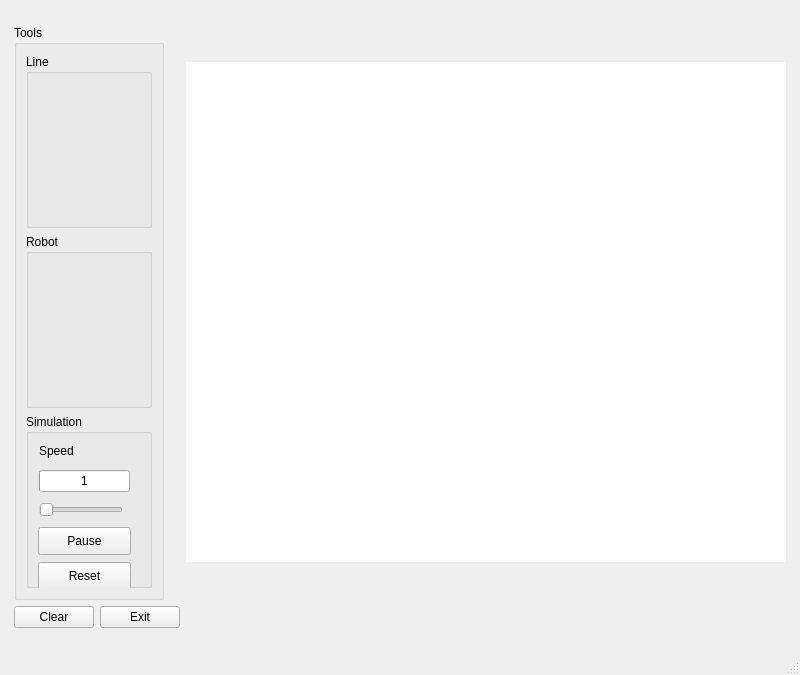
<?xml version="1.0" encoding="UTF-8"?>
<ui version="4.0">
 <class>MainWindow</class>
 <widget class="QMainWindow" name="MainWindow">
  <property name="geometry">
   <rect>
    <x>0</x>
    <y>0</y>
    <width>800</width>
    <height>675</height>
   </rect>
  </property>
  <property name="sizePolicy">
   <sizepolicy hsizetype="Fixed" vsizetype="Fixed">
    <horstretch>0</horstretch>
    <verstretch>0</verstretch>
   </sizepolicy>
  </property>
  <property name="minimumSize">
   <size>
    <width>800</width>
    <height>675</height>
   </size>
  </property>
  <property name="maximumSize">
   <size>
    <width>800</width>
    <height>675</height>
   </size>
  </property>
  <property name="windowTitle">
   <string>Line Robots</string>
  </property>
  <widget class="QWidget" name="centralwidget">
   <layout class="QGridLayout" name="gridLayout_3">
    <item row="0" column="0">
     <layout class="QGridLayout" name="gridLayout_2">
      <item row="0" column="1">
       <widget class="QGraphicsView" name="canvas">
        <property name="sizePolicy">
         <sizepolicy hsizetype="Expanding" vsizetype="Expanding">
          <horstretch>0</horstretch>
          <verstretch>0</verstretch>
         </sizepolicy>
        </property>
        <property name="minimumSize">
         <size>
          <width>600</width>
          <height>500</height>
         </size>
        </property>
        <property name="maximumSize">
         <size>
          <width>600</width>
          <height>500</height>
         </size>
        </property>
        <property name="frameShape">
         <enum>QFrame::NoFrame</enum>
        </property>
        <property name="frameShadow">
         <enum>QFrame::Plain</enum>
        </property>
        <property name="lineWidth">
         <number>0</number>
        </property>
       </widget>
      </item>
      <item row="0" column="0">
       <widget class="QGroupBox" name="toolBox">
        <property name="sizePolicy">
         <sizepolicy hsizetype="Fixed" vsizetype="Fixed">
          <horstretch>0</horstretch>
          <verstretch>0</verstretch>
         </sizepolicy>
        </property>
        <property name="minimumSize">
         <size>
          <width>150</width>
          <height>575</height>
         </size>
        </property>
        <property name="maximumSize">
         <size>
          <width>150</width>
          <height>575</height>
         </size>
        </property>
        <property name="title">
         <string>Tools</string>
        </property>
        <layout class="QVBoxLayout" name="verticalLayout_10">
         <item>
          <widget class="QGroupBox" name="lineTools">
           <property name="title">
            <string>Line</string>
           </property>
           <layout class="QGridLayout" name="gridLayout_5">
            <item row="0" column="0">
             <widget class="LineMenu" name="lineMenu">
              <property name="autoFillBackground">
               <bool>false</bool>
              </property>
              <property name="frameShape">
               <enum>QFrame::NoFrame</enum>
              </property>
              <property name="frameShadow">
               <enum>QFrame::Plain</enum>
              </property>
              <property name="lineWidth">
               <number>0</number>
              </property>
              <property name="midLineWidth">
               <number>0</number>
              </property>
             </widget>
            </item>
           </layout>
          </widget>
         </item>
         <item>
          <widget class="QGroupBox" name="robotTools">
           <property name="title">
            <string>Robot</string>
           </property>
           <layout class="QGridLayout" name="gridLayout_7">
            <item row="0" column="0">
             <widget class="RobotMenu" name="robotMenu">
              <property name="frameShape">
               <enum>QFrame::NoFrame</enum>
              </property>
              <property name="frameShadow">
               <enum>QFrame::Plain</enum>
              </property>
              <property name="lineWidth">
               <number>0</number>
              </property>
             </widget>
            </item>
           </layout>
          </widget>
         </item>
         <item>
          <widget class="QGroupBox" name="simTools">
           <property name="title">
            <string>Simulation</string>
           </property>
           <widget class="QPushButton" name="pauseButton">
            <property name="geometry">
             <rect>
              <x>12</x>
              <y>113</y>
              <width>93</width>
              <height>28</height>
             </rect>
            </property>
            <property name="text">
             <string>Pause</string>
            </property>
           </widget>
           <widget class="QPushButton" name="resetButton">
            <property name="geometry">
             <rect>
              <x>12</x>
              <y>148</y>
              <width>93</width>
              <height>28</height>
             </rect>
            </property>
            <property name="text">
             <string>Reset</string>
            </property>
           </widget>
           <widget class="QLabel" name="label_3">
            <property name="geometry">
             <rect>
              <x>13</x>
              <y>29</y>
              <width>51</width>
              <height>16</height>
             </rect>
            </property>
            <property name="sizePolicy">
             <sizepolicy hsizetype="Fixed" vsizetype="Fixed">
              <horstretch>0</horstretch>
              <verstretch>0</verstretch>
             </sizepolicy>
            </property>
            <property name="text">
             <string>Speed</string>
            </property>
            <property name="margin">
             <number>0</number>
            </property>
           </widget>
           <widget class="QWidget" name="layoutWidget">
            <property name="geometry">
             <rect>
              <x>13</x>
              <y>52</y>
              <width>101</width>
              <height>55</height>
             </rect>
            </property>
            <layout class="QVBoxLayout" name="verticalLayout">
             <item>
              <widget class="QProgressBar" name="progressBar">
               <property name="sizePolicy">
                <sizepolicy hsizetype="Fixed" vsizetype="Fixed">
                 <horstretch>0</horstretch>
                 <verstretch>0</verstretch>
                </sizepolicy>
               </property>
               <property name="minimum">
                <number>1</number>
               </property>
               <property name="maximum">
                <number>15</number>
               </property>
               <property name="value">
                <number>1</number>
               </property>
               <property name="format">
                <string>%v</string>
               </property>
              </widget>
             </item>
             <item>
              <widget class="QSlider" name="speed">
               <property name="sizePolicy">
                <sizepolicy hsizetype="Fixed" vsizetype="Fixed">
                 <horstretch>0</horstretch>
                 <verstretch>0</verstretch>
                </sizepolicy>
               </property>
               <property name="minimum">
                <number>1</number>
               </property>
               <property name="maximum">
                <number>15</number>
               </property>
               <property name="orientation">
                <enum>Qt::Horizontal</enum>
               </property>
              </widget>
             </item>
            </layout>
           </widget>
          </widget>
         </item>
        </layout>
       </widget>
      </item>
      <item row="1" column="1">
       <widget class="QWidget" name="statusBar" native="true">
        <property name="sizePolicy">
         <sizepolicy hsizetype="Fixed" vsizetype="Fixed">
          <horstretch>0</horstretch>
          <verstretch>0</verstretch>
         </sizepolicy>
        </property>
        <property name="minimumSize">
         <size>
          <width>0</width>
          <height>10</height>
         </size>
        </property>
       </widget>
      </item>
      <item row="1" column="0">
       <layout class="QHBoxLayout" name="horizontalLayout_4">
        <item>
         <widget class="QPushButton" name="butClear">
          <property name="text">
           <string>Clear</string>
          </property>
         </widget>
        </item>
        <item>
         <widget class="QPushButton" name="butExit">
          <property name="text">
           <string>Exit</string>
          </property>
         </widget>
        </item>
       </layout>
      </item>
     </layout>
    </item>
   </layout>
  </widget>
  <widget class="QMenuBar" name="menubar">
   <property name="geometry">
    <rect>
     <x>0</x>
     <y>0</y>
     <width>800</width>
     <height>22</height>
    </rect>
   </property>
  </widget>
  <widget class="QStatusBar" name="statusbar"/>
 </widget>
 <customwidgets>
  <customwidget>
   <class>LineMenu</class>
   <extends>QFrame</extends>
   <header location="global">linemenu.h</header>
   <container>1</container>
  </customwidget>
  <customwidget>
   <class>RobotMenu</class>
   <extends>QFrame</extends>
   <header location="global">robotmenu.h</header>
   <container>1</container>
  </customwidget>
 </customwidgets>
 <resources/>
 <connections>
  <connection>
   <sender>butExit</sender>
   <signal>clicked()</signal>
   <receiver>MainWindow</receiver>
   <slot>close()</slot>
   <hints>
    <hint type="sourcelabel">
     <x>366</x>
     <y>557</y>
    </hint>
    <hint type="destinationlabel">
     <x>221</x>
     <y>527</y>
    </hint>
   </hints>
  </connection>
  <connection>
   <sender>speed</sender>
   <signal>valueChanged(int)</signal>
   <receiver>progressBar</receiver>
   <slot>setValue(int)</slot>
   <hints>
    <hint type="sourcelabel">
     <x>175</x>
     <y>409</y>
    </hint>
    <hint type="destinationlabel">
     <x>175</x>
     <y>387</y>
    </hint>
   </hints>
  </connection>
 </connections>
</ui>
